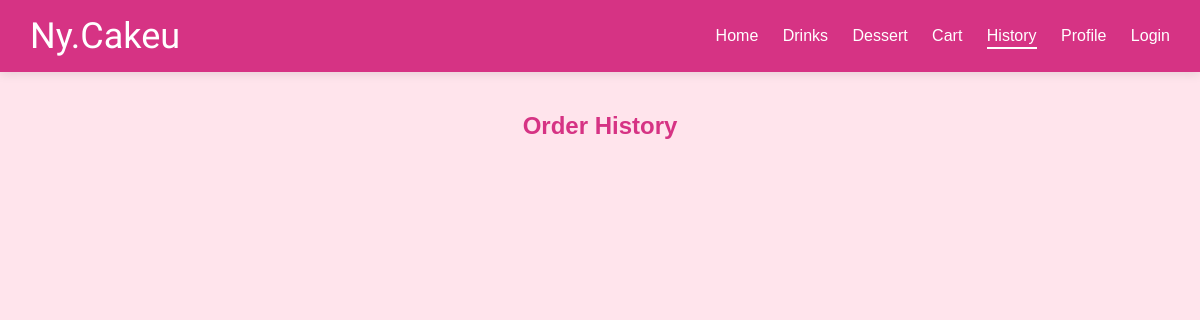
/admin/history.php, run on an earlier commit of the app's database.
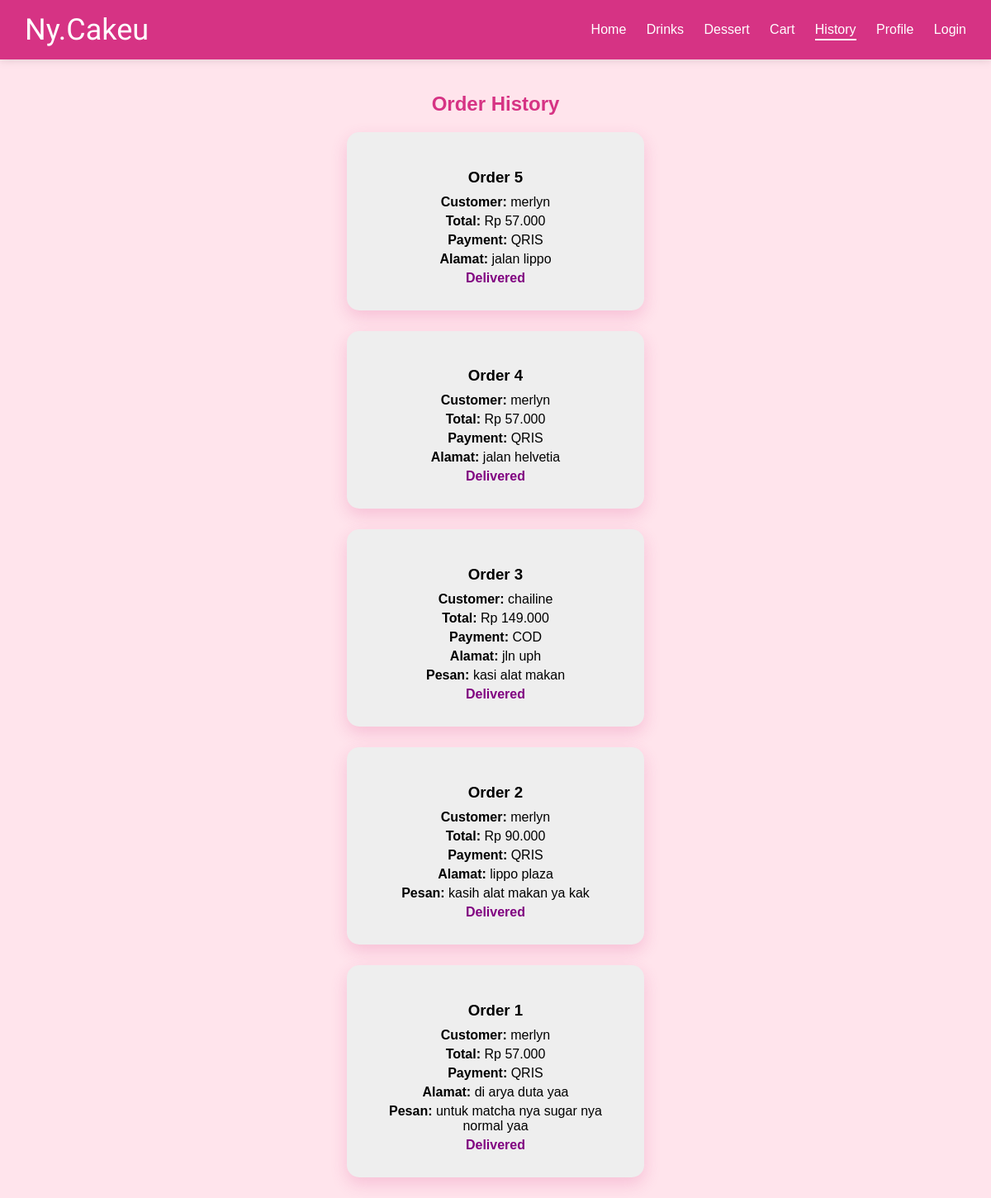
And on a later commit of the database.
### tables this page shows
CREATE TABLE `orders` (
  `id` int(11) NOT NULL,
  `user_id` int(11) DEFAULT NULL,
  `total` int(11) DEFAULT NULL,
  `payment_method` varchar(20) DEFAULT NULL,
  `address` text DEFAULT NULL,
  `message` text DEFAULT NULL,
  `shipping_status` varchar(50) DEFAULT 'Pending'
);

CREATE TABLE `users` (
  `id` int(11) NOT NULL,
  `name` varchar(100) DEFAULT NULL,
  `email` varchar(100) DEFAULT NULL,
  `password` varchar(255) DEFAULT NULL,
  `role` enum('user','admin') DEFAULT 'user'
);

### admin/history.php (the view, shortened to what this page needs)
<?php
include '../config/database.php';
include '../includes/navbar.php';
$q = mysqli_query($conn,"
SELECT orders.*, users.name
FROM orders
JOIN users ON orders.user_id = users.id
WHERE shipping_status='Delivered'
ORDER BY orders.id DESC
");
?>
<h2 class="section-title">Order History</h2>
<div class="history-container">
<?php while($o=mysqli_fetch_assoc($q)){ ?>
<div class="order-card">
<h3>Order <?= $o['id']; ?></h3>
<p><b>Customer:</b> <?= $o['name']; ?></p>
<p><b>Total:</b> Rp <?= number_format($o['total'],0,',','.'); ?></p>
<p><b>Payment:</b> <?= $o['payment_method']; ?></p>
<p><b>Alamat:</b> <?= $o['address']; ?></p>
<?php if(!empty($o['message'])): ?>
    <p><b>Pesan:</b> <?= $o['message']; ?></p>
<?php endif; ?>
<p style="color:purple; font-weight:bold;">
Delivered
</p>
</div>
<?php } ?>
</div>

### includes/navbar.php (shortened to what this page needs)
<?php
$current = basename($_SERVER['PHP_SELF']);
$base = "/UAS-DTW-Webny.cakeu/";
?>
<link rel="stylesheet" href="<?= $base ?>style.css">
<div class="navbar">
    <div class="logo">Ny.Cakeu</div>
    <div>
    <a href="<?= $base ?>index.php"
    class="nav-home <?= $current=='index.php'?'active':'' ?>">
    Home</a>
    <?php if(isset($_SESSION['user']) && $_SESSION['user']['role']=='admin'): ?>
        <a href="<?= $base ?>admin/orders.php" class="<?= $current=='orders.php'?'active':'' ?>">Orders</a>
        <a href="<?= $base ?>admin/history.php" class="<?= $current=='history.php'?'active':'' ?>">History</a>
        <a href="<?= $base ?>admin/products.php" class="<?= $current=='products.php'?'active':'' ?>">Products</a>
    <?php else: ?>
        <a href="<?= $base ?>index.php#drinks" class="nav-drinks">Drinks</a>
        <a href="<?= $base ?>index.php#dessert" class="nav-dessert">Dessert</a>
        <a href="<?= $base ?>user/cart.php" class="<?= $current=='cart.php'?'active':'' ?>">Cart</a>
        <a href="<?= $base ?>user/history.php" class="<?= $current=='history.php'?'active':'' ?>">History</a>
        <a href="<?= $base ?>user/profile.php" class="<?= $current=='profile.php'?'active':'' ?>">Profile</a>
    <?php endif; ?>
    <?php if(isset($_SESSION['user'])): ?>
        <a href="<?= $base ?>auth/logout.php">Logout</a>
    <?php else: ?>
        <a href="<?= $base ?>auth/login.php">Login</a>
    <?php endif; ?>
    </div>
</div>

### style.css (style rules this page uses)
.logo { font-family: 'Parisienne', cursive !important; font-size: 36px; color: white; }
.navbar { background: #d63384; padding: 15px 30px; display: flex; justify-content: space-between; align-items: center; color: white; box-shadow: 0 2px 10px rgba(0,0,0,0.1); position: sticky; top: 0; z-index: 999; }
.navbar a { color: white; margin-left: 20px; text-decoration: none; font-weight: 500; position: relative; }
.navbar a::after { content: ''; position: absolute; width: 0; height: 2px; background: white; bottom: -5px; left: 0; transition: 0.3s; }
.navbar a:hover::after, .navbar a.active::after { width: 100%; }
.section-title { text-align: center !important; color: #d63384 !important; margin: 40px 0 20px; }
.history-container { width: 500px; margin: auto; }
.order-card { background: white; padding: 20px; margin-bottom: 20px; border-radius: 15px; box-shadow: 0 8px 20px rgba(214, 51, 132, 0.2); }
.order-card h3 { text-align: center; margin-bottom: 10px; }
.order-card p { text-align: center; margin: 5px 0; }
.order-card { background: #eee; padding: 25px; margin-bottom: 25px; border-radius: 15px; text-align: center; transition: all 0.3s ease; }
.history-container { width: 30%; margin: auto; }

What changed in the data, as far as the page shows it:
added orders: id "5", user.name "merlyn", total "57.000", payment_method "QRIS", address "jalan lippo"
added orders: id "4", user.name "merlyn", total "57.000", payment_method "QRIS", address "jalan helvetia"
added orders: id "3", user.name "chailine", total "149.000", payment_method "COD", address "jln uph", message "kasi alat makan"
added orders: id "2", user.name "merlyn", total "90.000", payment_method "QRIS", address "lippo plaza", message "kasih alat makan ya kak"
added orders: id "1", user.name "merlyn", total "57.000", payment_method "QRIS", address "di arya duta yaa", message "untuk matcha nya sugar nya normal yaa"
